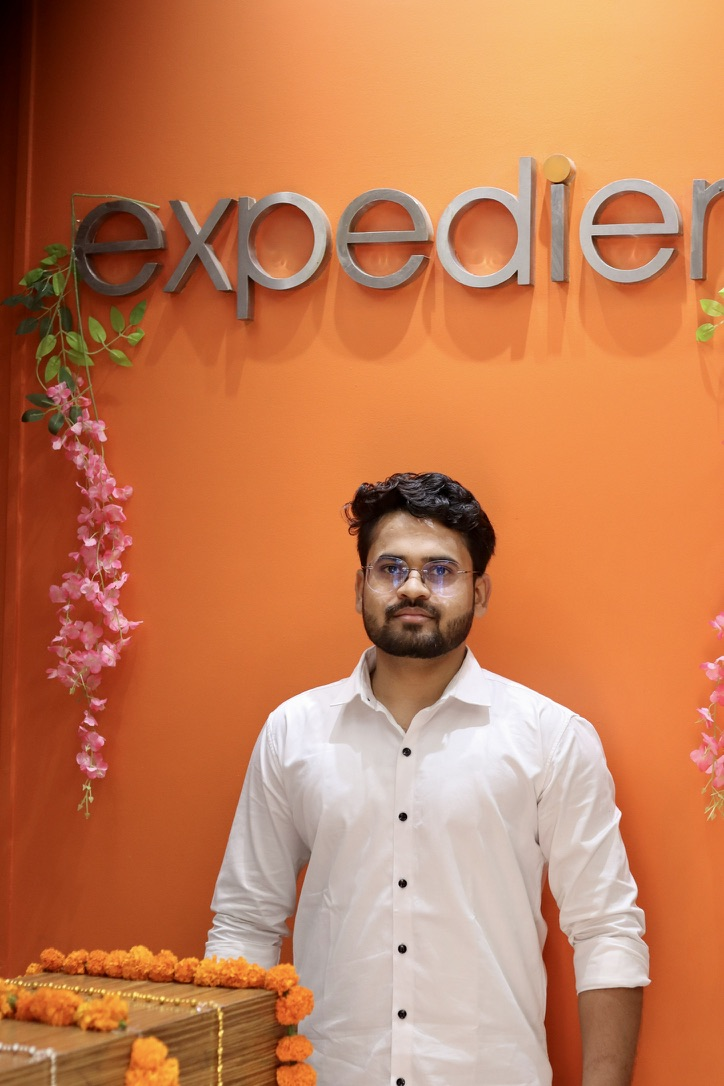
#> input picture Day12-computer-vision-object-detector/data/Images/5EDF996C-3A02-4A5D-BE42-C2F626AFFC75_1_105_c.jpeg, 724 x 1086 px, found by its file name
$ python face_eye_detection.py
#> lines starting #> are read from the running program, lines starting #| are printed output that depends on the picture; after the words box and inside, x2 and y2 are one past the last pixel; in counts of white or black regions, pixels touching at a corner belong together
import cv2
import numpy as np

# Load Haar cascades
face_cascade = cv2.CascadeClassifier(
    cv2.data.haarcascades + 'haarcascade_frontalface_default.xml'
)
eye_cascade = cv2.CascadeClassifier(
    cv2.data.haarcascades + 'haarcascade_eye.xml'
)

img = cv2.imread("/Users/vishalpande/Projects/GenAI-Machine-Learning-Deep-Learning/Day12-computer-vision-object-detector/data/Images/5EDF996C-3A02-4A5D-BE42-C2F626AFFC75_1_105_c.jpeg")
#> img is the input picture: shape (1086, 724, 3); mean B, G, R 84.3, 124.4, 195.6
gray = cv2.cvtColor(img, cv2.COLOR_BGR2GRAY)
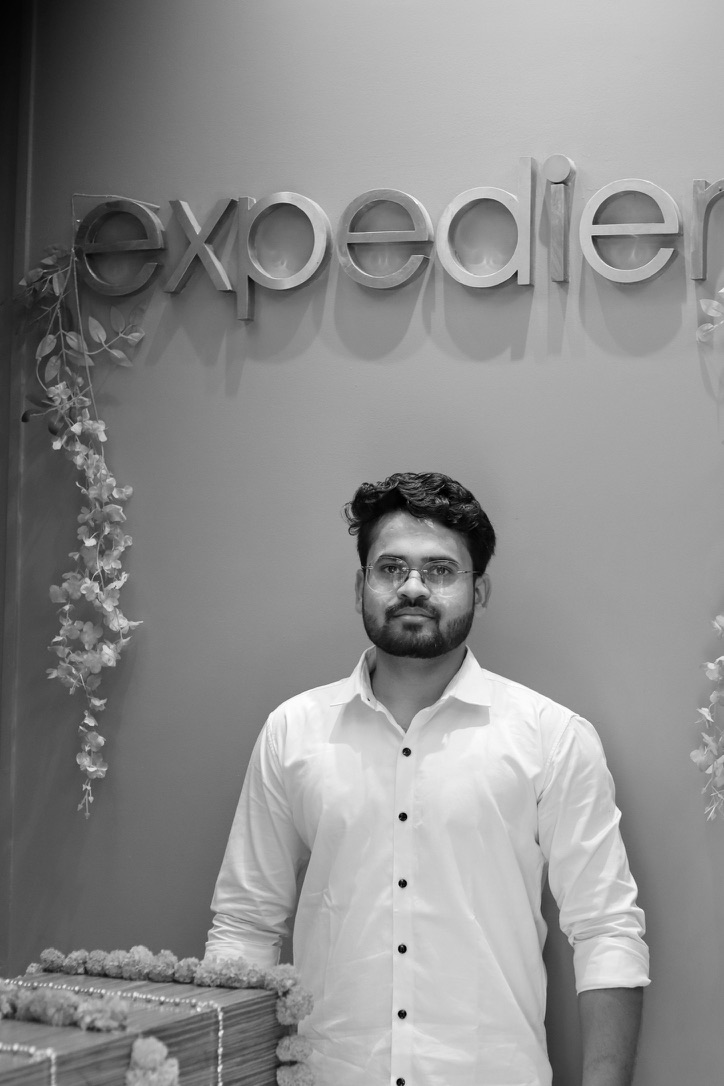
#> gray: shape (1086, 724); min 0, max 255, mean 141.1

faces = face_cascade.detectMultiScale(gray, scaleFactor=1.7, minNeighbors=1)
#> faces = [[355, 525, 118, 118], [318, 488, 200, 200]]

for (x, y, w, h) in faces:
    cv2.rectangle(img, (x, y), (x + w, y + h), (255, 0, 0), 2)
    roi_gray = gray[y:y+h, x:x+w]
    roi_color = img[y:y+h, x:x+w]

    eyes = eye_cascade.detectMultiScale(roi_gray, 1.09)
    for (ex, ey, ew, eh) in eyes:
        cv2.rectangle(
            roi_color, (ex, ey), (ex + ew, ey + eh), (0, 255, 0), 2
        )
#> this loop made 2 passes
#> (x, y, w, h, eyes) on passes 1 to 2: (355, 525, 118, 118, [[20, 29, 31, 31], [73, 33, 25, 25]]), (318, 488, 200, 200, [[56, 66, 31, 31], [101, 72, 23, 23], [109, 69, 26, 26]])
#> pass 1, `roi_gray = gray[y:y+h, x:x+w]`:
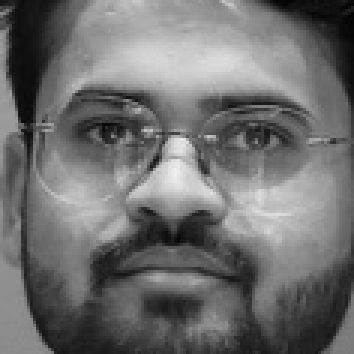
#> roi_gray: shape (118, 118) (shown 3 times larger); min 3, max 241, mean 110.3
#> pass 1, `roi_color = img[y:y+h, x:x+w]`:
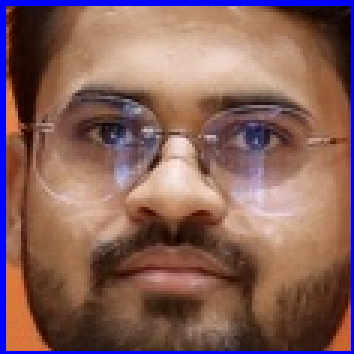
#> roi_color: shape (118, 118, 3) (shown 3 times larger); mean B, G, R 90.7, 96.4, 133.6
#> pass 2, `roi_gray = gray[y:y+h, x:x+w]`:
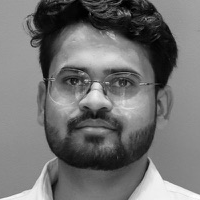
#> roi_gray: shape (200, 200); min 0, max 255, mean 113.3
#> pass 2, `roi_color = img[y:y+h, x:x+w]`:
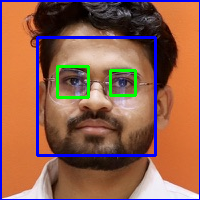
#> roi_color: shape (200, 200, 3); mean B, G, R 80, 96.3, 143.8
#> after the loop:
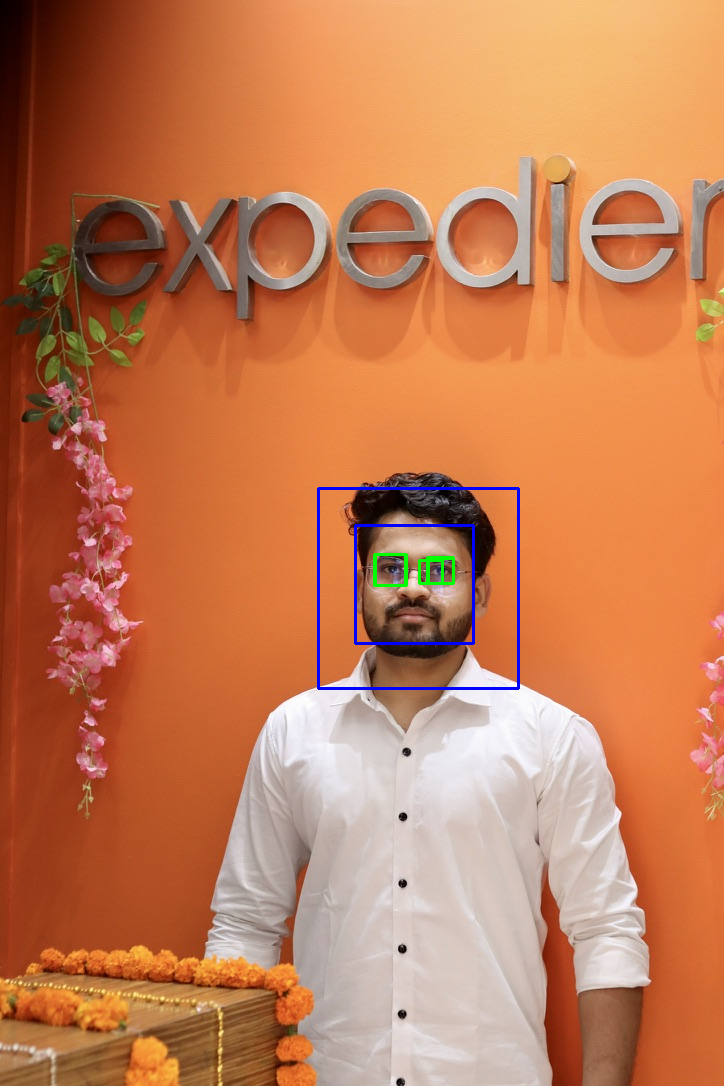
#> img: shape (1086, 724, 3); 0.61% of pixels changed, all inside (x1, y1, x2, y2) = (317, 487, 520, 690)
#> after the loop:
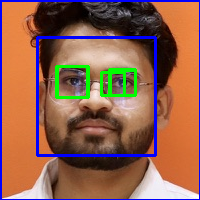
#> roi_color: shape (200, 200, 3); 0.78% of pixels changed, all inside (x1, y1, x2, y2) = (55, 65, 137, 99)

cv2.imshow("Face & Eye Detection", img)
cv2.waitKey(0)
cv2.destroyAllWindows()
